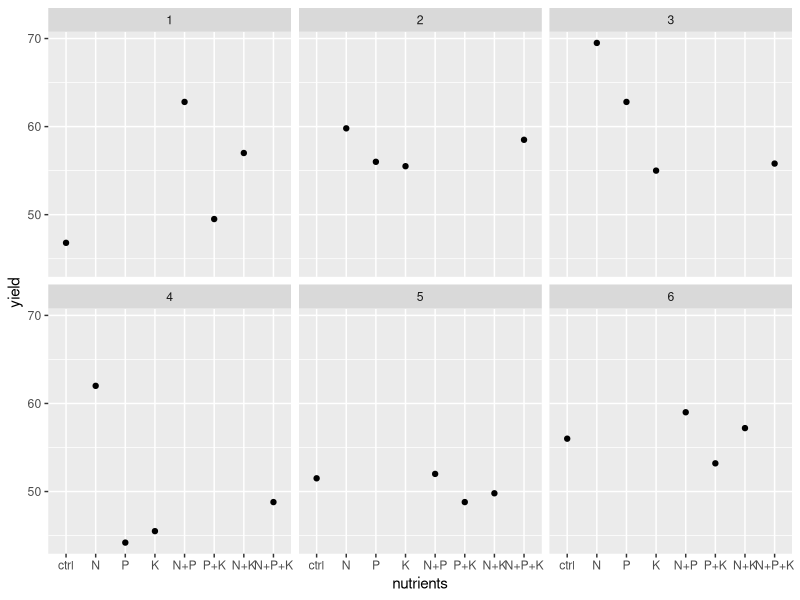
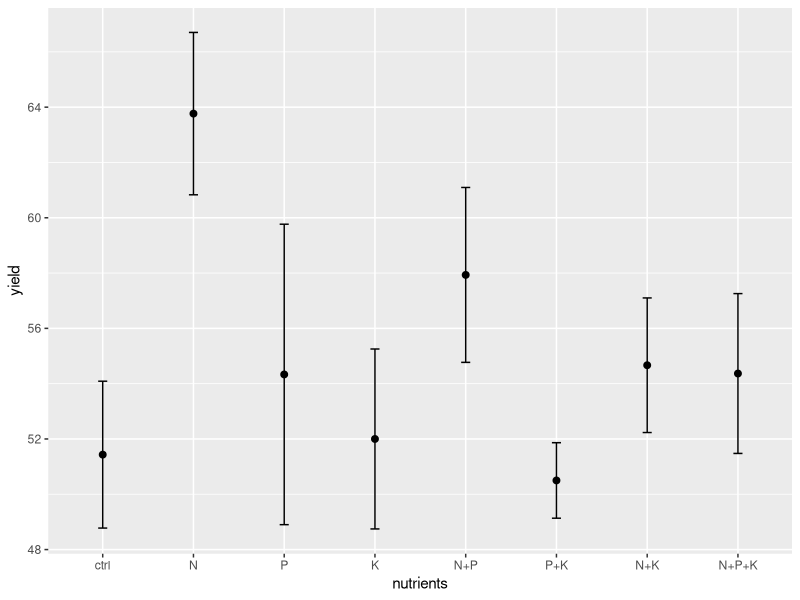

Write R code to recreate these figures, in order.
# install packages (if needed)
install.packages("nlme")
install.packages("ggplot2")

# load packages
library(nlme)
library(ggplot2)

# examine data
head(npk)

# create a treatment variable
npk$treatment = as.factor(with(npk, paste(N, P, K, sep = "")))

# translate to nutrient treatment
treatments = data.frame(treatment = levels(npk$treatment),
                        nutrients = factor(c("ctrl", "K", "P", "P+K", "N", "N+K", "N+P", "N+P+K"), levels = c("ctrl", "N", "P", "K", "N+P", "P+K", "N+K", "N+P+K")))

# merge with dataset
npk2 <- merge(npk, treatments, all.x = T)

# initial visualization
ggplot(npk2, aes(x = nutrients, y = yield)) +
  geom_point() +
  facet_wrap(~block)

# fit regression
mod <- lme(yield ~ N*P*K, random = ~1|block, data = npk2)
summary(mod)
  
# visualize
ggplot(npk2, aes(x = nutrients, y = yield)) +
  stat_summary(geom = "point", fun.y = "mean", size = 2) +
  stat_summary(geom = "errorbar", fun.data = "mean_se", width = 0.1)
